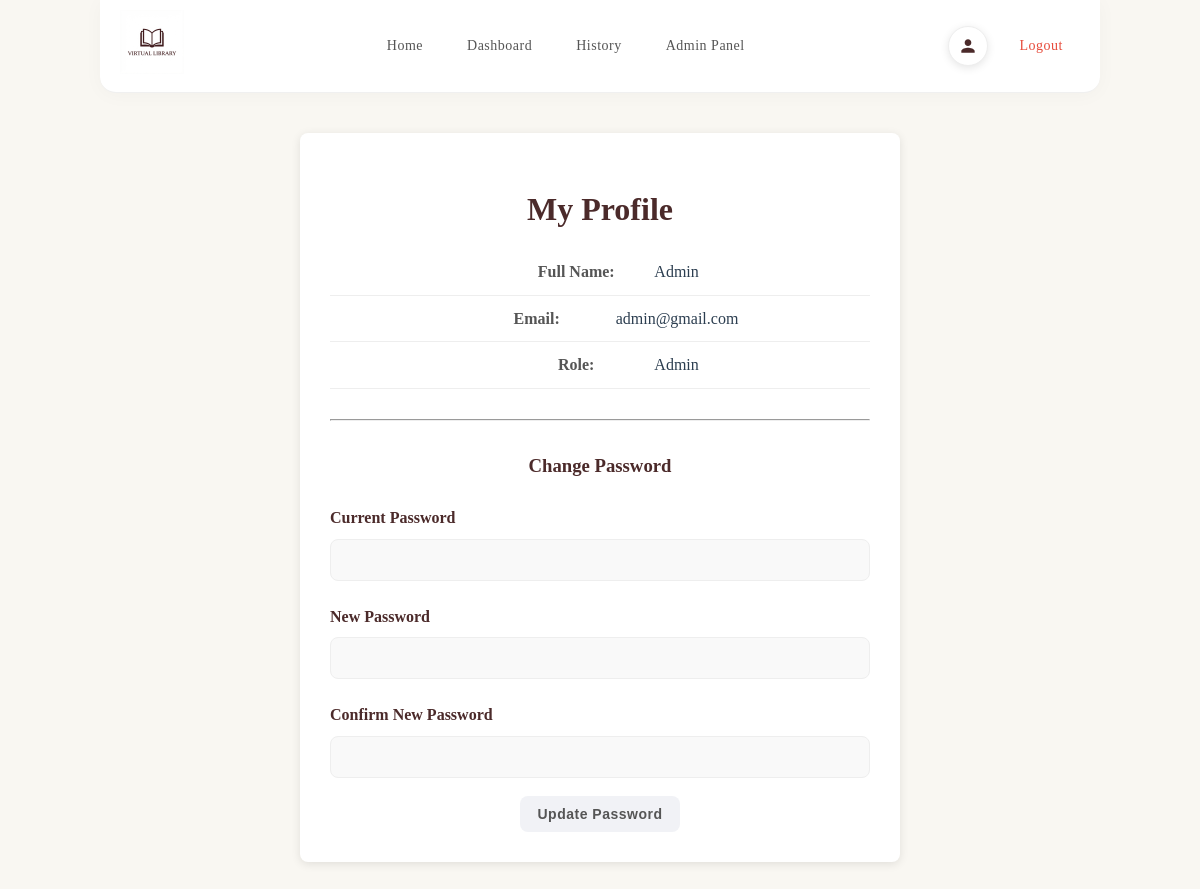
Screenshot of /profile.php (signed in) with the database file from the repository.
### tables this page shows
CREATE TABLE `users` (
  `id` int(11) NOT NULL,
  `fullname` varchar(100) NOT NULL,
  `email` varchar(100) NOT NULL,
  `password` varchar(255) NOT NULL,
  `role` enum('user','admin') DEFAULT 'user'
);

### profile.php (the view, shortened to what this page needs)
<?php
$conn = db();
$user_id = $_SESSION["user_id"] ?? $_SESSION["admin_id"] ?? 0;
$stmt = $conn->prepare("SELECT fullname, email, role FROM users WHERE id = ?");
$stmt->bind_param("i", $user_id);
$stmt->execute();
$user = $stmt->get_result()->fetch_assoc();
$is_admin = ($user['role'] === 'admin');
?>
<!DOCTYPE html>
<html lang="en">
<head>
    <link rel="stylesheet" href="styles.css?v=<?php echo time(); ?>">
</head>
<body class="theme-library">
    <div class="navbar">
        <a href="index.php">
            <img src="logo.png" alt="Logo" class="nav-logo">
        </a>
        <div class="nav-links">
            <a class="btn btn-primary" href="index.php">Home</a>
            <a class="btn btn-primary" href="dashboard.php">Dashboard</a>
            <a class="btn btn-primary" href="history.php">History</a>
            <?php if ($is_admin): ?>
                <a class="btn btn-primary" href="admin.php">Admin Panel</a>
            <?php endif; ?>
        </div>
        <div class="nav-actions">
            <a href="profile.php" class="profile-icon-btn" title="My Profile">
                <svg viewBox="0 0 24 24">
                    <path
                        d="M12 12c2.21 0 4-1.79 4-4s-1.79-4-4-4-4 1.79-4 4 1.79 4 4 4zm0 2c-2.67 0-8 1.34-8 4v2h16v-2c0-2.66-5.33-4-8-4z" />
                </svg>
            </a>
            <a class="btn btn-danger" href="logout.php">Logout</a>
        </div>
    </div>
    <div class="profile-container">
        <h1>My Profile</h1>
        <div class="profile-info">
            <p><strong>Full Name:</strong> <?= htmlspecialchars($user['fullname']) ?></p>
            <p><strong>Email:</strong> <?= htmlspecialchars($user['email']) ?></p>
            <p><strong>Role:</strong> <?= ucfirst($user['role']) ?></p>
        </div>
        <hr style="margin: 30px 0;">
        <h3>Change Password</h3>
        <form method="POST" action="profile.php">
            <label>Current Password</label>
            <input type="password" name="current_password" required>
            <label>New Password</label>
            <input type="password" name="new_password" required>
            <label>Confirm New Password</label>
            <input type="password" name="confirm_password" required>
            <button type="submit" name="change_password" class="btn btn-primary" style="margin-top: 10px;">Update
                Password</button>
        </form>
    </div>
</body>
</html>

### styles.css (style rules this page uses)
* { box-sizing: border-box; }
body { margin: 0; padding: 0; font-family: 'Segoe UI', Tahoma, Geneva, Verdana, sans-serif; background: #fdfaf6; color: #333; text-align: center; line-height: 1.6; }
h1, h2, h3 { font-weight: 700; text-align: center; margin-bottom: 24px; color: #2c3e50; }
input, select { padding: 12px 14px; margin: 8px 0; border: 1px solid #ddd; border-radius: 8px; width: 100%; font-size: 14px; transition: border-color 0.2s; background: #fdfdfd; }
.btn { padding: 10px 18px; border: none; border-radius: 8px; cursor: pointer; font-size: 14px; font-weight: 600; text-decoration: none; display: inline-block; transition: all 0.2s; letter-spacing: 0.5px; }
.btn-primary { background: #4a90e2; color: #fff; }
.btn-danger { background: #e74c3c; color: #fff; }
.theme-library { background: #f9f7f2; color: #2c3e50; font-family: 'Merriweather', 'Georgia', serif; }
.theme-library h1, .theme-library h2, .theme-library h3 { font-family: 'Merriweather', 'Georgia', serif; color: #4b2a2a; }
.theme-library .navbar { background: #fff; border-bottom: 1px solid rgba(0, 0, 0, 0.06); border-radius: 0 0 16px 16px; padding: 10px 20px; max-width: 1000px; margin: 0 auto 40px; box-shadow: 0 2px 20px rgba(0, 0, 0, 0.03); display: flex; justify-content: space-between; align-items: center; }
.theme-library .navbar .nav-logo { height: 64px; width: auto; }
.theme-library .navbar .nav-links { display: flex; gap: 10px; justify-content: center; flex-grow: 1; }
.theme-library .navbar .nav-actions { display: flex; gap: 15px; align-items: center; }
.theme-library .navbar .btn { background: transparent; color: #555; border: 1px solid transparent; box-shadow: none; font-weight: 500; padding: 8px 16px; }
.theme-library .navbar .btn-primary { color: #555; }
.theme-library .navbar .btn-danger { color: #e74c3c; }
.profile-icon-btn { position: static; width: 40px; height: 40px; background: #fff; border-radius: 50%; display: flex; align-items: center; justify-content: center; color: #4b2a2a; text-decoration: none; box-shadow: 0 2px 8px rgba(0, 0, 0, 0.1); transition: all 0.2s; border: 1px solid #eee; }
.profile-icon-btn svg { width: 20px; height: 20px; fill: currentColor; }
.theme-library .btn-primary { background-color: #f1f2f6; color: #555; }
.theme-library label { font-weight: 600; color: #4b2a2a; margin-top: 15px; display: block; text-align: left; }
.theme-library input { background: #f9f9f9; border: 1px solid #eee; }

### profile.php (style rules this page uses)
.profile-container { max-width: 600px; margin: 40px auto; background: #fff; padding: 30px; border-radius: 8px; box-shadow: 0 2px 10px rgba(0, 0, 0, 0.1); }
.profile-info p { font-size: 16px; margin: 10px 0; border-bottom: 1px solid #eee; padding-bottom: 10px; }
.profile-info strong { width: 150px; display: inline-block; color: #555; }

### rows the page displays
users: fullname "Admin", email "admin@gmail.com", role "Admin"
